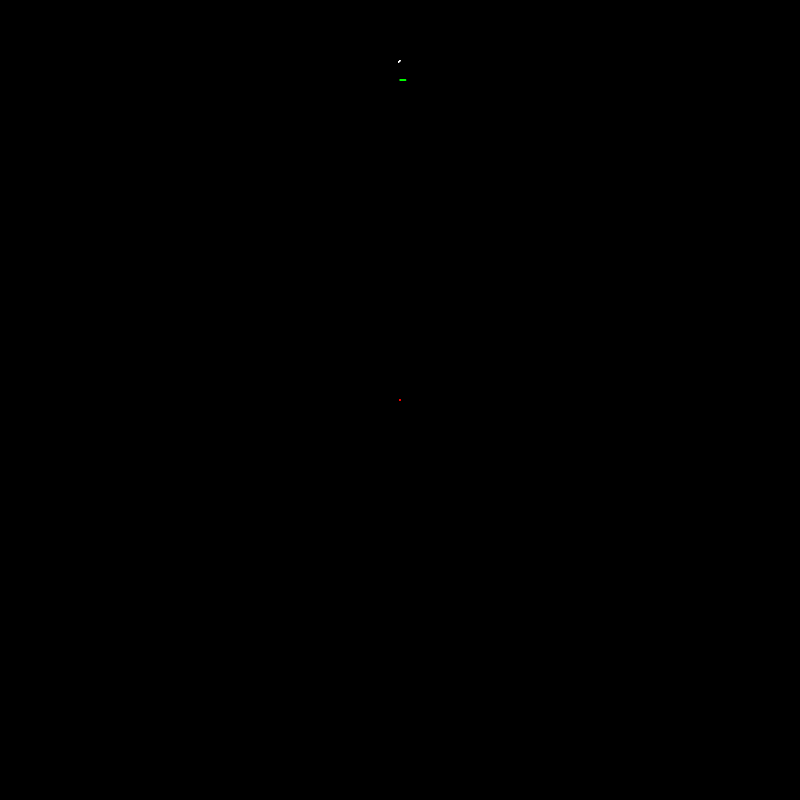
Frame 1 (no input)
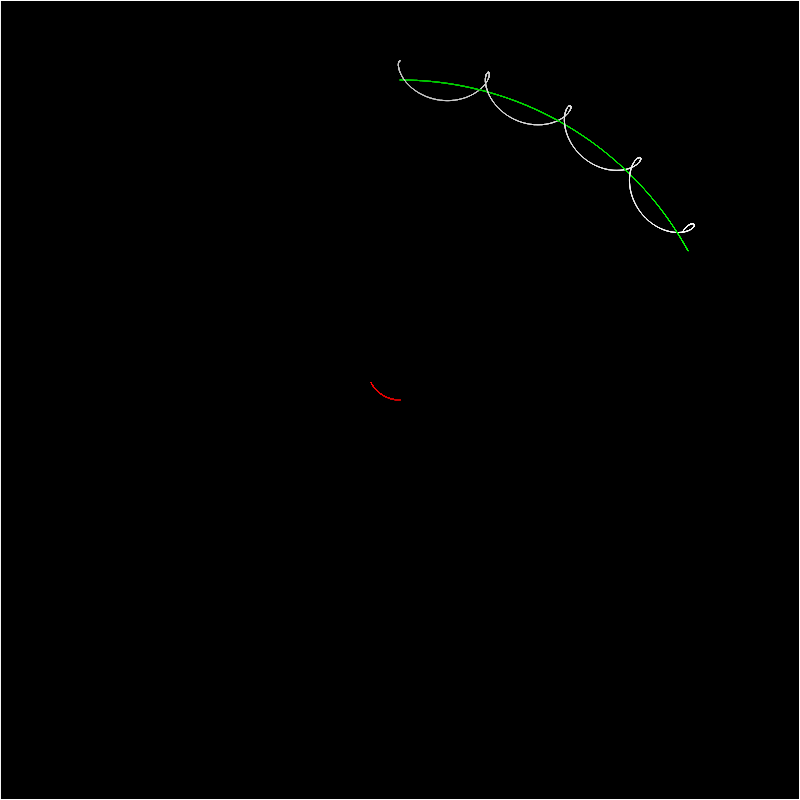
Frame 60 (no input)
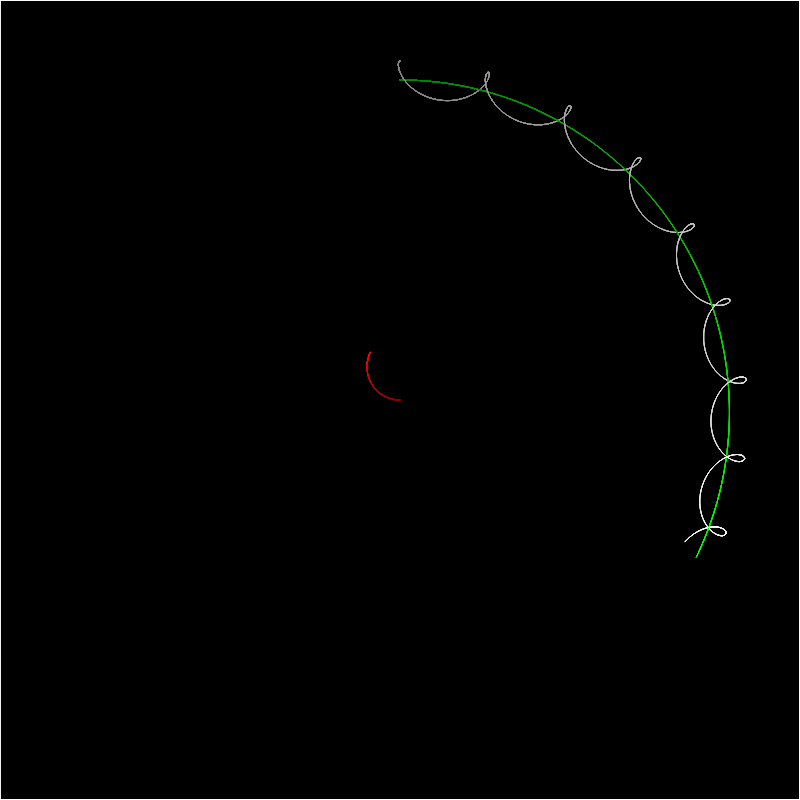
Frame 120 (the mouse pressed at the canvas centre since frame 60)

The p5.js sketch that drew these frames (run headless with seeded random() and noise() and a simulated clock; from frame 60 on, the mouse is pressed at the canvas centre):

// p5.js sketch
// ── sketch.js
"use strict";

var gravConstant, timeStep;
var universe = new Universe();
var strokeWeightFunction;
var linesPerFrame = 50;
var fade = true;
var paused = false;

function setup() {
  createCanvas(800, 800);
  // polygonVerticesSetup(3, 0.4, PI /2, 1);
  // polygonVerticesSetup(4, 0.2, PI /2, -1.1);
  // threeBodyChaosSetup();
  threeBodyStableSetup();
  background(0);
}

function keyPressed() {
  if(key == ' ') {
    paused = !paused;
  }
}

function fixedStrokeWeight(p) {
  strokeWeight(1);
}

function variableStrokeWeight(p) {
  strokeWeight(p.length * width * 0.00005);
}

function draw() {
  if(paused) {
    return;
  }
  if (fade) {
    fill(0, 1.5);
    rect(0, 0, width, height);
  }
  translate(width / 2, height / 2);
  scale(1, -1);
  for (var i = 0; i < linesPerFrame; ++i) {
    for (var massIndex in universe.masses) {
      var mass = universe.masses[massIndex];
      stroke(mass.clr);
      var previousP = mass.previousP;
      var p = mass.p;
      strokeWeightFunction(p);
      line(previousP.x, previousP.y, p.x, p.y);
    }
    universe.moveForwardBy(timeStep);
  }
}

function threeBodyChaosSetup() {
  gravConstant = 5e2;
  timeStep = 0.03;
  strokeWeightFunction = fixedStrokeWeight;

  var sizeScalar = 0.6;
  var alpha = 255;
  universe.addMass(1, -width * 0.25 * sizeScalar, width * 0.25 * sizeScalar, 1, -1, color(255, 0, 0, alpha));
  universe.addMass(2, width * 0.125 * sizeScalar, width * 0.25 * sizeScalar, 1, -1, color(0, 255, 0, alpha));
  universe.addMass(3, -width * 0.125 / 3 * sizeScalar, -width * 0.25 * sizeScalar, -1, 1, color(255, alpha));
}

function threeBodyStableSetup() {
  gravConstant = 5e2;
  timeStep = 0.03;
  strokeWeightFunction = fixedStrokeWeight;

  var sizeScalar = 0.8;
  var alpha = 255;
  universe.addMass(10, 0, 0 , -0.4, 0, color(255, 0, 0, alpha));
  universe.addMass(1, 0, height * 0.5 * sizeScalar, 4, 0, color(0, 255, 0, alpha));
  universe.addMass(0.001, 0, height * 0.53 * sizeScalar, -1, 0, color(255, alpha));
}

function polygonVerticesSetup(numMasses, radiusMultiplier, angleFromCenter, speed) {
  gravConstant = 1e2;
  timeStep = 0.05;
  strokeWeightFunction = fixedStrokeWeight;

  var mass_ = 5;
  for (var i = 0; i < numMasses; i++) {
    var angle = i * 2 * PI / numMasses;
    var x = width * radiusMultiplier * cos(angle);
    var y = width * radiusMultiplier * sin(angle);
    var vAngle = angle + angleFromCenter;
    var vx = speed * cos(vAngle);
    var vy = speed * sin(vAngle);
    universe.addMass(mass_, x, y, vx, vy, color(0, 255, 0));
  }
}

// ── mass.js
"use strict";

var Mass = class Mass {
  constructor(m, x, y, vx, vy, clr) {
    this.mass = m;
    this.p = new Vector2D(x, y);
    this.previousP = this.p; //needed for drawing
    this.v = new Vector2D(vx, vy);
    this.clr = clr;
  }

  updatePosition() {
    this.previousP = this.p;
    this.p = this.p.plus(this.v.scaleBy(timeStep)).plus(this.a.scaleBy(sqrd(timeStep) * 0.5));
  }

  updateVelocityAndAcceleration(nextAcceleration) {
    this.v = this.v.plus(nextAcceleration.plus(this.a).scaleBy(timeStep * 0.5));
    this.a = nextAcceleration;
  }
  
  forceTowards(m) {
    var force = gravConstant * this.mass * m.mass / this.p.dist2(m.p);
    return m.p.minus(this.p).normalized().scaleBy(force);
  }

  initializeAcceleration(startingAcceleration) {
    this.a = startingAcceleration;
  }
};
// ── universe.js
"use strict";

var Universe = class Universe {
  constructor() {
    this.masses = [];
    this.initializedAccelerations = false;
  }

  addMass(mass, x, y, vx, vy, clr) {
    if (this.initializedAccelerations) {
      throw "Cannot addMass to Universe after initialization.";
    }
    var mass = new Mass(mass, x, y, vx, vy, clr);
    this.masses.push(mass);
  }

  moveForwardBy(timeStep) {
    if (!this.initializedAccelerations) {
      this.initializeAccelerations();
    }
   //advance the position
    for (var massIndex in this.masses) {
      var mass = this.masses[massIndex];
      mass.updatePosition();
    }
   //compute all accelerations based on current positions...
    var accelerations = [];
    for (var massIndex in this.masses) {
      var mass = this.masses[massIndex];
      accelerations.push(this.accelerationOnMass(mass));
    }
    //then apply the accelerations
    for (var massIndex in this.masses) {
      var mass = this.masses[massIndex];
      mass.updateVelocityAndAcceleration(accelerations[massIndex]);
    }
  }

  accelerationOnMass(m) {
    var force = new Vector2D(0, 0);
    for (var massIndex in this.masses) {
      var m_ = this.masses[massIndex];
      if (m_ != m) {
        force.incrementBy(m.forceTowards(m_));
      }
    }
    return force.scaleBy(1.0 / m.mass);
  }

  initializeAccelerations() {
    for (var massIndex in this.masses) {
      var mass = this.masses[massIndex];
      mass.initializeAcceleration(this.accelerationOnMass(mass));
    }
    this.initializedAccelerations = true;
  }
};
// ── vector2D.js
"use strict";

var sqrd = function sqrd(x) {
  return x * x;
}

var Vector2D = class Vector2D {
  constructor(x, y) {
    this.x = x;
    this.y = y;
  }

  copy() {
    return new Vector2D(this.x, this.y);
  }

  dist(v) {
    return sqrt(dist2(v));
  }

  dist2(v) {
    return sqrd(this.x - v.x) + sqrd(this.y - v.y);
  }

  get length() {
    return sqrt(sqrd(this.x)+sqrd(this.y));
  }

  minus(v) {
    return new Vector2D(this.x - v.x, this.y - v.y);
  }

  incrementBy(v) {
    this.x += v.x;
    this.y += v.y;
  }


  normalized() {
    var length = sqrt(sqrd(this.x) + sqrd(this.y));
    if (length == 0) {
      return this;
    }
    return this.scaleBy(1.0 / length);
  }

  plus(v) {
    return new Vector2D(this.x + v.x, this.y + v.y);
  }

  scaleBy(s) {
    return new Vector2D(this.x * s, this.y * s);
  }
}
